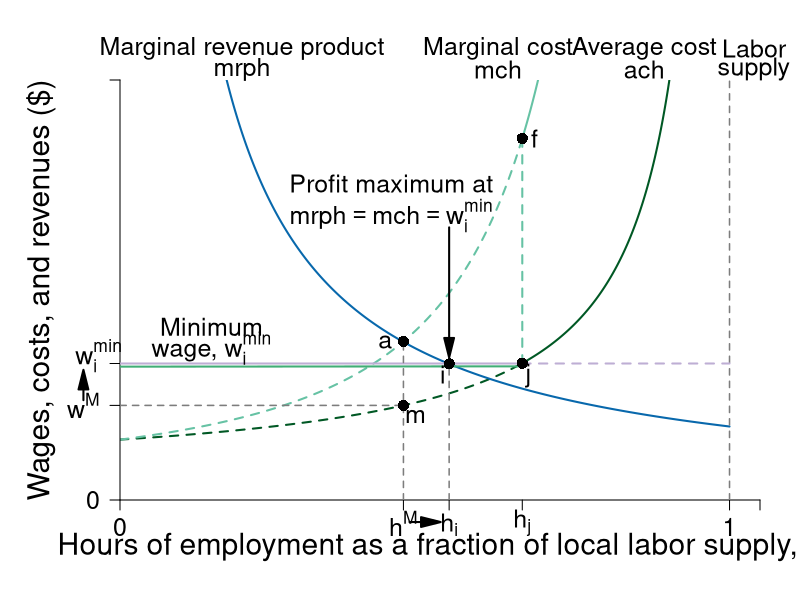

This chart was generated by the following R code:
require(shape)
require(plotrix)
pdf(file = "employment/monopsony_minwage_increase.pdf", width = 9, height = 7)

#Set parameters for graphics
axislabelsize <- 1.8
labelsize <- 1.5
namesize <- 1.8
annotatesize <- 1.5
graphlinewidth <- 2
segmentlinewidth <- 1.5

COL <- c("#7fc97f", "#beaed4", "#fdc086", "#ffff99", "#386cb0", "#f0027f", "#bf5b17", "#666666")
COLA <- c("#e0f3db", "#99d8c9","#66c2a4","#41ae76", "#238b45", "#005824")
COLB <- c("#c6dbef", "#4eb3d3", "#2b8cbe", "#0868ac","#084081")
COLC <- c("#fcfbfd", "#efedf5", "#dadaeb", "#bcbddc", "#9e9ac8", "#807dba", "#6a51a3", "#54278f", "#3f007d")
grays <- gray.colors(25, start = 1, end = 0)


WageFn <- function(h, ubar = 3, B = 2, t = 0.8) {
  B + ubar + (ubar - ubar*t +  ubar*t*h )/(t*(1 - h))
}

Mch <- function(h, ubar = 3, B = 2, t = 0.8) {
  B + ubar + (ubar - ubar*t +  ubar*t*h )/(t*(1 - h))+ (ubar*h)/(t*(1-h)^2)
}


MRP <- function(h, constant = 7, slope = 1){
  constant/(slope*h)
}

# mrp2 <- function(h, constant = 4, power = 2){
#   constant/(h^power)
# }

costRevSol <- function(h, constant = 7, ubar = 3, B = 2, t = 0.8){
  B + ubar + (ubar - ubar*t +  ubar*t*h )/(t*(1 - h)) + (ubar*h)/(t*(1-h)^2) - constant/h
}

#uniroot(costRevSol(x, constant = 7, ubar = 3, B = 2, t = 0.8), lower = 0.01, upper = 1)

par(mar =  c(5, 6, 4, 2))

xlims <- c(0, 1.05)
ylims <- c(0, 40)

plot(0, 0, xlim = xlims, ylim = ylims, type = "n",
     xlab = "",
     ylab = "",
     xaxt = "n", 
     yaxt = "n",
     cex.lab = axislabelsize, 
     bty = "n", 
     xaxs="i", 
     yaxs="i")

npts <- 500 
npts2 <- 501

#Guesses at intersections
LPoints <- c(0.465, 0.56) 
IPoints <- c(0.415, 0.54, 0.66)
BPoints <- c(0.37, 0.53, 0.78)

#Specify the sequences of points for graphing. 
xx1 <- seq(xlims[1], IPoints[3], length.out = npts)
xx2 <- seq(IPoints[3], 1, length.out = npts)
xx3 <- seq(xlims[1], IPoints[3], length.out = npts)
xx4 <- seq(IPoints[3], 1, length.out = npts)
xx5 <- seq(xlims[1], 1, length.out = npts)


#Draw the lines for the graphs
lines(xx3, WageFn(xx3), col = COLA[6], lwd = graphlinewidth, lty = 2)
lines(xx4, WageFn(xx4), col = COLA[6], lwd = graphlinewidth, lty = 1)
lines(xx1, Mch(xx1), col = COLA[3], lwd = graphlinewidth, lty = 2)
lines(xx2, Mch(xx2), col = COLA[3], lwd = graphlinewidth, lty = 1)
lines(xx5, MRP(xx5), col = COLB[4], lwd = graphlinewidth)
#lines(xx1, mrp2(xx1), col = COLB[4], lwd = graphlinewidth)

#lines(xx2, solowCondition(xx2, delta = 5), col = COL[3], lwd = 4)
#lines(xx2, solowInfeas(xx2, delta = 5), col = COL[1], lwd = 4, lty = 2)




#Customize ticks and labels for the plot
ticksy <- c(0, 13, WageFn(LPoints[1]), 40)
ylabels <- c(0, NA, expression(paste(w^M)), NA)
ticksx <- c(0,  LPoints[1], IPoints[2],  IPoints[3], 1, xlims[2])
xlabels <- c(0,  expression(paste(h^M)), expression(paste(h[i])), expression(paste(h[j])),  1.0, NA)
axis(1, at = ticksx, pos = 0, labels = xlabels, cex.axis = labelsize)
axis(2, at = ticksy, pos = 0, labels = ylabels, las = 1,cex.axis = labelsize)

text(-0.035, 13 + 0.75,  expression(paste(w[i]^min)), xpd = TRUE, cex = labelsize) 


#Axis labels 
text(0.5*xlims[2], -4.5,  expression(paste("Hours of employment as a fraction of local labor supply, ", h)), xpd = TRUE, cex = axislabelsize) 
text(-0.13, 0.5*ylims[2], expression(paste("Wages, costs, and revenues ($)")), xpd = TRUE, cex = axislabelsize, srt = 90) 


#Annotation of the  graphs
text(0.86, 43, expression(paste("Average cost")), cex = labelsize, xpd = TRUE)
text(0.86, 41, expression(paste(ach)), cex = labelsize, xpd = TRUE)

text(0.62, 43, expression(paste("Marginal cost")), cex = labelsize, xpd = TRUE)
text(0.62, 41, expression(paste(mch)), cex = labelsize, xpd = TRUE)

text(0.2, 43, expression(paste("Marginal revenue product")), cex = labelsize, xpd = TRUE)
text(0.2, 41, expression(paste(mrph)), cex = labelsize, xpd = TRUE)



#Labor supply
segments(1, 0, 1, 42, lty = 2, lwd = segmentlinewidth, col = grays[20])
text(1.04, 43, expression(paste("Labor")), cex = labelsize, xpd = TRUE)
text(1.04, 41, expression(paste("supply")), cex = labelsize, xpd = TRUE)

#Line for the absolute maximum quality
#segments(1, 0, 1, 42, lty = 2, lwd = 3, col = "darkgray")
#segments(0.75, 0, 0.75, 20, lty = 2, lwd = 2, col = "darkgray")

#Arrows(0.8, 15, 0.8, 19, col = "black", lty = 1, lwd = 2, arr.type = "triangle")
#Arrows(0.8, 15, 0.8, 6, col = "black", lty = 1, lwd = 2, arr.type = "triangle")
#text(0.92, 12.5, expression(paste("Employment Rent")))

#Text to indicate delta = 5
#text(0.2, 38, expression(paste("Wage Function")))
#text(0.2, 36, expression(paste("set to ", delta, " = 5")))


#Fixed wage comparison
#segments(0, 12.5, 1, 12.5, lty = 2, lwd = graphlinewidth, col = COLB[3])


#Guesses at intersections
LPoints <- c(0.465, 0.56) 
IPoints <- c(0.415, 0.54, 0.66)
# points(BPoints[2], Mch(BPoints[2]), pch = 16, col = "black", cex = 1.5)
# text(BPoints[2] + 0.02, Mch(BPoints[2]) - 1, expression(paste(m)), cex = labelsize)

#Binding minimum wage
segments(0, 13, IPoints[3], 13, lty = 1, lwd = graphlinewidth, col = COL[2])
segments(IPoints[3], 13, 1, 13, lty = 2, lwd = graphlinewidth, col = COL[2])

#Green part of min wage
segments(0, 13 - 0.3, IPoints[3], WageFn(IPoints[3]) - 0.3, lty = 1, lwd = graphlinewidth, col = COLA[4])

#Segment of discontinuous mch
segments(IPoints[3], 13, IPoints[3], Mch(IPoints[3]), lty = 2, lwd = graphlinewidth, col = COLA[3])


segments(IPoints[2], 0, IPoints[2], MRP(IPoints[2]), lty = 2, lwd = segmentlinewidth, col = grays[20])
points(IPoints[2], MRP(IPoints[2]), pch = 16, col = "black", cex = 1.5)
text(IPoints[2] - 0.01, MRP(IPoints[2]) - 1, expression(paste(i)), cex = labelsize)

points(IPoints[3], Mch(IPoints[3]), pch = 16, col = "black", cex = 1.5)
text(IPoints[3] + 0.02, Mch(IPoints[3]), expression(paste(f)), cex = labelsize)

# points(IPoints[1], Mch(IPoints[1]), pch = 16, col = "black", cex = 1.5)
# text(IPoints[1] + 0.01, Mch(IPoints[1]) - 1.2, expression(paste(g)), cex = labelsize)

points(IPoints[3], WageFn(IPoints[3]), pch = 16, col = "black", cex = 1.5)
text(IPoints[3] + 0.01, WageFn(IPoints[3]) - 1.2, expression(paste(j)), cex = labelsize)

#Segment to original monopsony outcome
#segments(0, Mch(LPoints[1]), LPoints[1], Mch(LPoints[1]), lty = 2, lwd = segmentlinewidth, col = grays[20])
segments(LPoints[1], 0 , LPoints[1], Mch(LPoints[1]), lty = 2, lwd = segmentlinewidth, col = grays[20])
segments(0, WageFn(LPoints[1]), LPoints[1], WageFn(LPoints[1]), lty = 2, lwd = segmentlinewidth, col = grays[20])

#Point where min wage intersects mc(h)
# points(IPoints[1], Mch(IPoints[1]), pch = 16, col = "black", cex = 1.5)
# text(IPoints[1] - 0.03, MRP(IPoints[1]), expression(paste(a)), cex = labelsize)


#Monopsony points
# points(LPoints[1], Mch(LPoints[1]), pch = 16, col = "black", cex = 1.5)
# text(LPoints[1] - 0.03, MRP(LPoints[1]), expression(paste(a)), cex = labelsize)
# points(LPoints[1], WageFn(LPoints[1]), pch = 16, col = "black", cex = 1.5)
# text(LPoints[1] + 0.02, WageFn(LPoints[1]) - 1, expression(paste(m)), cex = labelsize)



#Arrow to mrp = mcl
Arrows(IPoints[2], MRP(IPoints[2]) + 13, IPoints[2], MRP(LPoints[2]) + 2, col = "black", lty = 1, lwd = 2, arr.type = "triangle")
text(LPoints[1] - 0.02, Mch(LPoints[1]) + 15, expression(paste("Profit maximum at")), cex = labelsize)
text(LPoints[1]- 0.02, Mch(LPoints[1]) + 12, expression(paste(mrph == mch,phantom() == w[i]^min)), cex = labelsize)

#Arrows for effects of min wage
Arrows(LPoints[1] + 0.01, -2.1, IPoints[2] - 0.03, -2.1, col = "black", lty = 1, lwd = 2, arr.type = "triangle", xpd = TRUE)

Arrows(-0.06, WageFn(LPoints[1]) + 0.5, - 0.06, MRP(IPoints[2]) - 1.5, col = "black", lty = 1, lwd = 2, arr.type = "triangle", xpd = TRUE)


text(0.15, MRP(IPoints[2]) + 3.5, expression(paste("Minimum")), cex = labelsize)
text(0.15, MRP(IPoints[2]) + 1.5, expression(paste("wage, ", w[i]^min)), cex = labelsize)

# segments(LPoints[1], 0 , LPoints[1], Mch(LPoints[1]), lty = 2, lwd = segmentlinewidth, col = grays[20])
# segments(0, WageFn(LPoints[1]), LPoints[1], WageFn(LPoints[1]), lty = 2, lwd = segmentlinewidth, col = grays[20])



points(LPoints[1], Mch(LPoints[1]), pch = 16, col = "black", cex = 1.5)
text(LPoints[1] - 0.03, MRP(LPoints[1]), expression(paste(a)), cex = labelsize)


points(LPoints[1], WageFn(LPoints[1]), pch = 16, col = "black", cex = 1.5)
text(LPoints[1] + 0.02, WageFn(LPoints[1]) - 1, expression(paste(m)), cex = labelsize)


dev.off()
